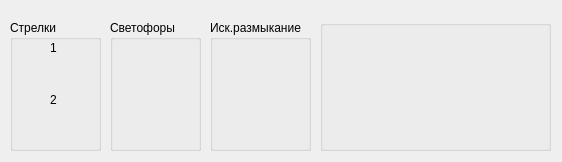
<?xml version="1.0" encoding="UTF-8"?>
<ui version="4.0">
 <class>Form</class>
 <widget class="QWidget" name="Form">
  <property name="geometry">
   <rect>
    <x>0</x>
    <y>0</y>
    <width>562</width>
    <height>162</height>
   </rect>
  </property>
  <property name="windowTitle">
   <string>Form</string>
  </property>
  <widget class="QGroupBox" name="groupBox">
   <property name="geometry">
    <rect>
     <x>10</x>
     <y>20</y>
     <width>91</width>
     <height>131</height>
    </rect>
   </property>
   <property name="title">
    <string>Стрелки</string>
   </property>
   <widget class="QLabel" name="label">
    <property name="geometry">
     <rect>
      <x>40</x>
      <y>20</y>
      <width>16</width>
      <height>16</height>
     </rect>
    </property>
    <property name="text">
     <string>1</string>
    </property>
   </widget>
   <widget class="QLabel" name="label_2">
    <property name="geometry">
     <rect>
      <x>140</x>
      <y>20</y>
      <width>47</width>
      <height>13</height>
     </rect>
    </property>
    <property name="text">
     <string/>
    </property>
   </widget>
   <widget class="QLabel" name="label_3">
    <property name="geometry">
     <rect>
      <x>40</x>
      <y>70</y>
      <width>41</width>
      <height>20</height>
     </rect>
    </property>
    <property name="text">
     <string>2</string>
    </property>
   </widget>
   <widget class="QLabel" name="label_4">
    <property name="geometry">
     <rect>
      <x>140</x>
      <y>70</y>
      <width>47</width>
      <height>21</height>
     </rect>
    </property>
    <property name="text">
     <string/>
    </property>
   </widget>
  </widget>
  <widget class="QGroupBox" name="groupBox_2">
   <property name="geometry">
    <rect>
     <x>110</x>
     <y>20</y>
     <width>91</width>
     <height>131</height>
    </rect>
   </property>
   <property name="title">
    <string>Светофоры</string>
   </property>
  </widget>
  <widget class="QGroupBox" name="groupBox_3">
   <property name="geometry">
    <rect>
     <x>210</x>
     <y>20</y>
     <width>101</width>
     <height>131</height>
    </rect>
   </property>
   <property name="title">
    <string>Иск.размыкание</string>
   </property>
  </widget>
  <widget class="QGroupBox" name="groupBox_4">
   <property name="geometry">
    <rect>
     <x>320</x>
     <y>20</y>
     <width>231</width>
     <height>131</height>
    </rect>
   </property>
   <property name="title">
    <string/>
   </property>
  </widget>
 </widget>
 <resources/>
 <connections/>
</ui>
